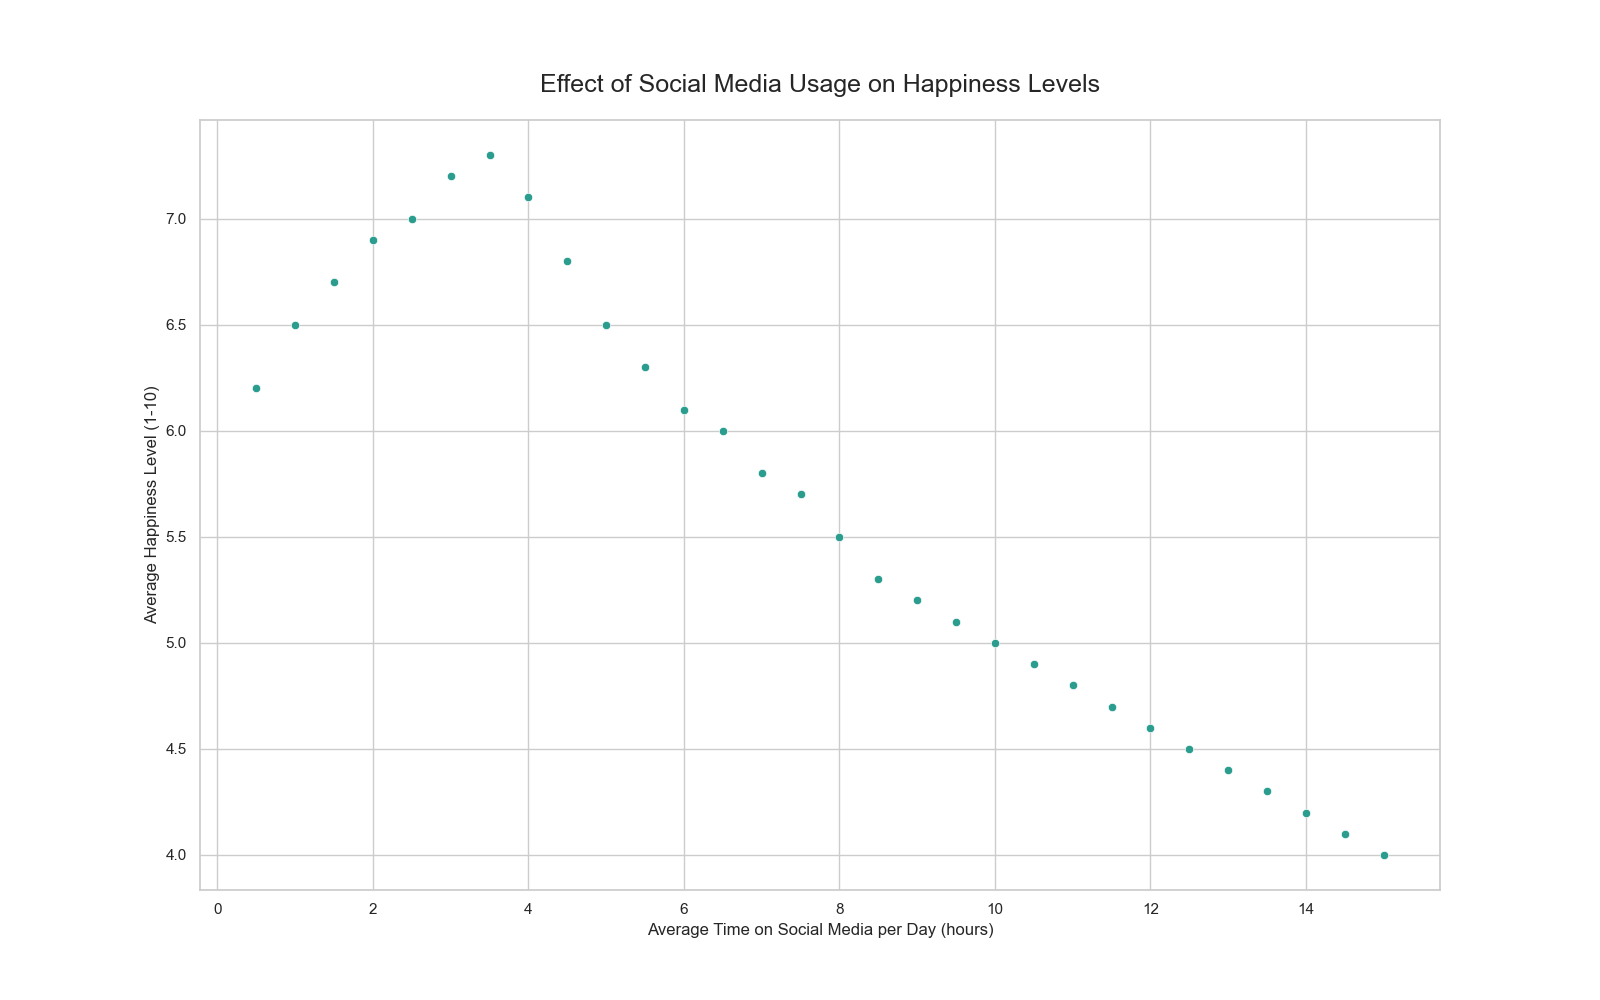

The Python source for this figure:

import pandas as pd
import seaborn as sns
import matplotlib.pyplot as plt

# Data
data = {
    'Average_Time_on_Social_Media_per_Day': [0.5, 1, 1.5, 2, 2.5, 3, 3.5, 4, 4.5, 5, 5.5, 6, 6.5, 7, 7.5, 8, 8.5, 9, 9.5, 10, 10.5, 11, 11.5, 12, 12.5, 13, 13.5, 14, 14.5, 15],
    'Average_Happiness_Level': [6.2, 6.5, 6.7, 6.9, 7.0, 7.2, 7.3, 7.1, 6.8, 6.5, 6.3, 6.1, 6.0, 5.8, 5.7, 5.5, 5.3, 5.2, 5.1, 5.0, 4.9, 4.8, 4.7, 4.6, 4.5, 4.4, 4.3, 4.2, 4.1, 4.0]
}

# Create DataFrame
df = pd.DataFrame(data)

# Plot
plt.figure(figsize=(16, 10))
scatter_plot = sns.scatterplot(data=df, x='Average_Time_on_Social_Media_per_Day', y='Average_Happiness_Level', color="#2A9D8F")

# Customize the plot
scatter_plot.set_title('Effect of Social Media Usage on Happiness Levels', fontsize=18, pad=20)
scatter_plot.set(xlabel='Average Time on Social Media per Day (hours)', ylabel='Average Happiness Level (1-10)')

plt.show()
